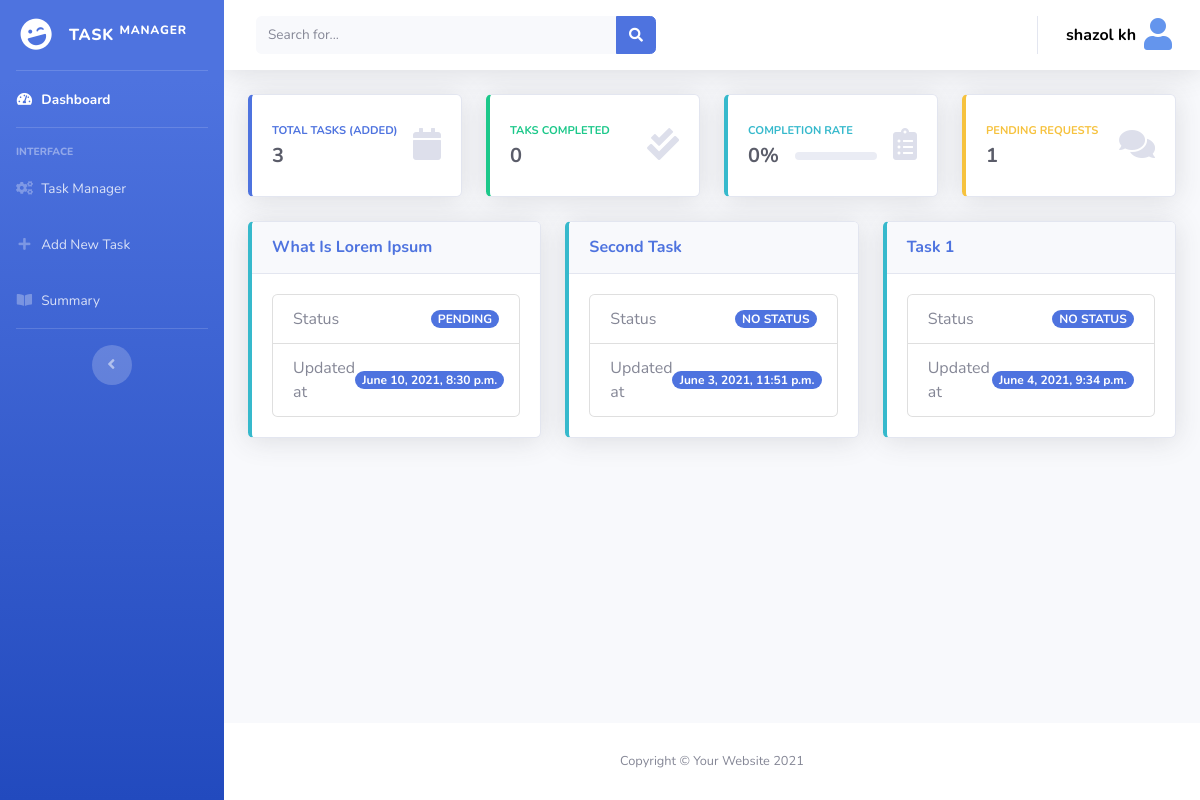
Screenshot of /task/dashboard/ (signed in) with the database file from the repository.
### task_manager/models.py (models this page shows, shortened)
class Task(models.Model):
    task_name = models.CharField(max_length=255)
    STATUS_TYPE = (
        ('complete', 'Complete'),
        ('incomplete', 'Incomplete'),
        ('outstanding', 'Outstanding'),
        ('no status', 'No Status'),
        ('pending', 'Pending'),
    )
    status = models.CharField(max_length=255, choices=STATUS_TYPE, null=True, blank=True)
    updated_at = models.DateTimeField(auto_now_add=False, null=True, blank=True)
    updated_by = models.ForeignKey(User, on_delete=models.CASCADE, null=True, blank=True)
    additional_info = models.TextField(null=True, blank=True)

### task_manager/views.py (the view)
# urls.py: path('dashboard/', MainDashboard, name='main-dashboard'),
@login_required(login_url='login')
def MainDashboard(request):
    task_list = Task.objects.order_by('-id').all()
    total_tasks = Task.objects.all().count()
    completed = Task.objects.filter(status='complete').count()
    percentage = (completed * 100) / total_tasks
    pending = ApprovalRequest.objects.all().count()
    page = request.GET.get('page', 1)
    paginator = Paginator(task_list, 9)
    try:
        tasks = paginator.page(page)
    except PageNotAnInteger:
        tasks = paginator.page(1)
    except EmptyPage:
        tasks = paginator.page(paginator.num_pages)
    context = {
        'tasks': tasks,
        'total_task': total_tasks,
        'complete': completed,
        'per': percentage,
        'pending': pending
    }
    return render(request, 'task_manager/mainDashboard.html', context)

### templates/task_manager/mainDashboard.html (shortened to what this page needs)
{% extends 'task_manager/common/dashboard_base.html' %}
{% block dasboard_content %}
    <div class="container-fluid">
        {% if perms.task_manager.view_task %}
            <div class="row">
                <div class="col-xl-3 col-md-6 mb-4">
                    <div class="card border-left-primary shadow h-100 py-2">
                        <div class="card-body">
                            <div class="row no-gutters align-items-center">
                                <div class="col mr-2">
                                    <div class="text-xs font-weight-bold text-primary text-uppercase mb-1">
                                        Total Tasks (Added)
                                    </div>
                                    <div class="h5 mb-0 font-weight-bold text-gray-800">{{ total_task }}</div>
                                </div>
                                <div class="col-auto">
                                    <i class="fas fa-calendar fa-2x text-gray-300"></i>
                                </div>
                            </div>
                        </div>
                    </div>
                </div>
                <div class="col-xl-3 col-md-6 mb-4">
                    <div class="card border-left-success shadow h-100 py-2">
                        <div class="card-body">
                            <div class="row no-gutters align-items-center">
                                <div class="col mr-2">
                                    <div class="text-xs font-weight-bold text-success text-uppercase mb-1">
                                        Taks Completed
                                    </div>
                                    <div class="h5 mb-0 font-weight-bold text-gray-800">{{ complete }}</div>
                                </div>
                                <div class="col-auto">
                                    <i class="fas fa-check-double fa-2x text-gray-300"></i>
                                </div>
                            </div>
                        </div>
                    </div>
                </div>
                <div class="col-xl-3 col-md-6 mb-4">
                    <div class="card border-left-info shadow h-100 py-2">
                        <div class="card-body">
                            <div class="row no-gutters align-items-center">
                                <div class="col mr-2">
                                    <div class="text-xs font-weight-bold text-info text-uppercase mb-1">Completion Rate
                                    </div>
                                    <div class="row no-gutters align-items-center">
                                        <div class="col-auto">
                                            <div class="h5 mb-0 mr-3 font-weight-bold text-gray-800">{{ per|floatformat }}%</div>
                                        </div>
                                        <div class="col">
                                            <div class="progress progress-sm mr-2">
                                            </div>
                                        </div>
                                    </div>
                                </div>
                                <div class="col-auto">
                                    <i class="fas fa-clipboard-list fa-2x text-gray-300"></i>
                                </div>
                            </div>
                        </div>
                    </div>
                </div>
                <div class="col-xl-3 col-md-6 mb-4">
                    <div class="card border-left-warning shadow h-100 py-2">
                        <div class="card-body">
                            <div class="row no-gutters align-items-center">
                                <div class="col mr-2">
                                    <div class="text-xs font-weight-bold text-warning text-uppercase mb-1">Pending
                                        Requests
                                    </div>
                                    <div class="h5 mb-0 font-weight-bold text-gray-800">{{ pending }}</div>
                                </div>
                                <div class="col-auto">
                                    <i class="fas fa-comments fa-2x text-gray-300"></i>
                                </div>
                            </div>
                        </div>
                    </div>
                </div>
            </div>
            <div class="row">
                {% for task in tasks %}
                    <div class="col-xl-4 col-lg-4">
                        <div class="card border-left-info shadow mb-4">
                            <div class="card-header py-3 d-flex flex-row align-items-center justify-content-between">
                                <a href="{% url 'single-task' task.id %}">
                                    <h6 class="m-0 font-weight-bold text-primary">{{ task.task_name|title }}</h6>
                                </a>
                            </div>
                            <div class="card-body">
                                <ul class="list-group">
                                    <li class="list-group-item d-flex justify-content-between align-items-center">
                                        Status
                                        <span class="badge badge-primary badge-pill">
                                            {{ task.get_status_display|upper }}
                                        </span>
                                    </li>
                                    <li class="list-group-item d-flex justify-content-between align-items-center">
                                        Updated at
                                        <span class="badge badge-primary badge-pill">
                                            {{ task.updated_at }}
                                        </span>
                                    </li>
                                </ul>
                            </div>
                        </div>
                    </div>
                {% endfor %}
            </div>
        {% endif %}
    </div>
{% endblock %}

### templates/task_manager/common/header.html (shortened to what this page needs)
<nav class="navbar navbar-expand navbar-light bg-white topbar mb-4 static-top shadow">
    <form method="get" action="{% url 'search' %}" class="d-none d-sm-inline-block form-inline mr-auto ml-md-3 my-2 my-md-0 mw-100 navbar-search">
        <div class="input-group">
            <input type="text" class="form-control bg-light border-0 small" placeholder="Search for..."
                   aria-label="Search" aria-describedby="basic-addon2" name="query" id="query">
            <div class="input-group-append">
                <button class="btn btn-primary" type="button">
                    <i class="fas fa-search fa-sm"></i>
                </button>
            </div>
        </div>
    </form>
    <ul class="navbar-nav ml-auto">
        <li class="nav-item dropdown no-arrow">
            <a class="nav-link dropdown-toggle" href="#" id="userDropdown" role="button"
               data-toggle="dropdown" aria-haspopup="true" aria-expanded="false">
                <span class="mr-2 d-none d-lg-inline text-black-600"
                      style="color: black; font-weight: bolder">{{ request.user.first_name }}</span>
                <div class="sidebar-brand-icon">
                    <i class="fas fa-user fa-2x" style="color: cornflowerblue"></i>
                </div>
            </a>
        </li>
    </ul>
</nav>

### rows the page displays
Task: task_name "What Is Lorem Ipsum", status "PENDING", updated_at "June 10, 2021, 8:30 p.m."
Task: task_name "Second Task", status "NO STATUS", updated_at "June 3, 2021, 11:51 p.m."
Task: task_name "Task 1", status "NO STATUS", updated_at "June 4, 2021, 9:34 p.m."

### other values shown
{{ request.user.first_name }} "shazol kh"
{{ total_task }} "3"
{{ complete }} "0"
{{ per|floatformat }} "0"
{{ pending }} "1"
